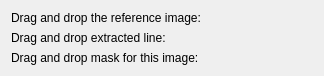
<?xml version="1.0" encoding="UTF-8"?>
<ui version="4.0">
 <class>measurementDialog</class>
 <widget class="QDialog" name="measurementDialog">
  <property name="geometry">
   <rect>
    <x>0</x>
    <y>0</y>
    <width>305</width>
    <height>71</height>
   </rect>
  </property>
  <property name="windowTitle">
   <string>Tool Wear Analyzer</string>
  </property>
  <layout class="QGridLayout" name="gridLayout_2">
   <item row="0" column="0">
    <layout class="QGridLayout" name="gridLayout">
     <item row="1" column="0">
      <widget class="QLabel" name="label">
       <property name="text">
        <string>Drag and drop the reference image:</string>
       </property>
      </widget>
     </item>
     <item row="3" column="0">
      <widget class="QLabel" name="label_3">
       <property name="text">
        <string>Drag and drop mask for this image:</string>
       </property>
      </widget>
     </item>
     <item row="3" column="1">
      <widget class="imgDropLabel" name="maskImg" native="true">
       <property name="minimumSize">
        <size>
         <width>100</width>
         <height>0</height>
        </size>
       </property>
      </widget>
     </item>
     <item row="1" column="1">
      <widget class="imgDropLabel" name="referenceImg" native="true">
       <property name="minimumSize">
        <size>
         <width>100</width>
         <height>0</height>
        </size>
       </property>
      </widget>
     </item>
     <item row="2" column="0">
      <widget class="QLabel" name="label_2">
       <property name="text">
        <string>Drag and drop extracted line:</string>
       </property>
      </widget>
     </item>
     <item row="2" column="1">
      <widget class="imgDropLabel" name="lineImg" native="true">
       <property name="minimumSize">
        <size>
         <width>100</width>
         <height>0</height>
        </size>
       </property>
      </widget>
     </item>
     <item row="1" column="2" rowspan="3">
      <widget class="QWidget" name="plot" native="true"/>
     </item>
    </layout>
   </item>
  </layout>
 </widget>
 <customwidgets>
  <customwidget>
   <class>imgDropLabel</class>
   <extends>QWidget</extends>
   <header>imageedit.h</header>
   <container>1</container>
  </customwidget>
 </customwidgets>
 <resources/>
 <connections/>
</ui>
